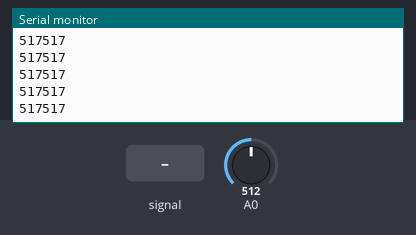
The sketch below on a simulated Arduino Uno, built with avr-gcc and run on an emulated ATmega328P. Parts: the last lines printed to the serial monitor. Inputs (shaded band) come from the test bench; at power-on: A0 = 512.

Above: at 1.2 s.
1.3 s: A0 fed a 200 Hz sine of ±81 counts around its level
At 2.4 s:
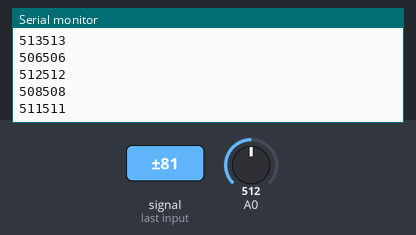
2.8 s: A0 set to 716
At 3.9 s:
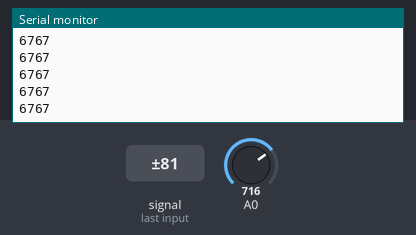
4.3 s: A0 fed a 1000 Hz sine of ±255 counts around its level
At 5.0 s:
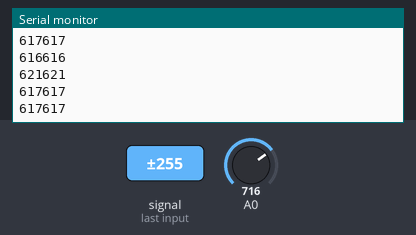
5.8 s: A0 set to 900
At 6.9 s:
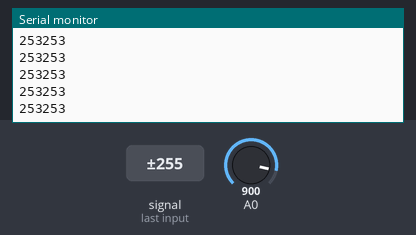
Timing chart, 0 to 8.3 s (numbered marks = the images above; inputs shaded):
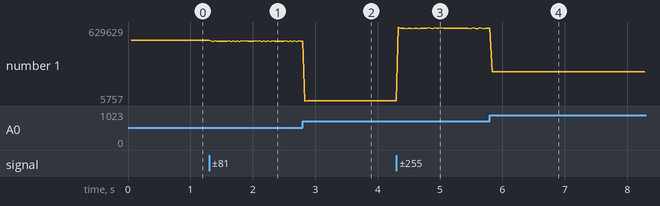

The sketch:

Sensor_code.ino
```cpp
uint16_t T_INTERVAL = 20;

uint32_t loop_time;

//Returns a boolean value to show if the time is later than a prior time interval
bool measurement(uint32_t t, uint32_t t0, uint16_t dt) {
  return ((t >= t0) && (t - t0 >= dt)) ||         // This section handles the normal case
            ((t < t0) && (t + (~t0) + 1 >= dt));  // If there is an overflow of data, handle the case
}
void setup() {
  Serial.begin(115200); // Set the Baud Rate

  loop_time = millis(); // Time since the code was started
}

void loop() {
  uint32_t t;
  uint16_t read_1, read_2, read_3, meas, min_read; // Initialize Voltage Variables

  t = millis();
  if (measurement(t, loop_time, T_INTERVAL)) {
    meas = 0;

    for (int i = 0; i <= 100; i++) { // Take 100 low readings and add them together
      read_1 = analogRead(0); // Average the readings
      read_2 = analogRead(0);
      read_3 = analogRead(0);

      min_read = min(min(read_1, read_2), read_3); // Take the lowest reading
      meas = meas + min_read; // Append the lowest reading
  }
    meas = meas/100; // Average the readings
    Serial.print(meas);
    Serial.println(meas); // Use the Serial Monitor to send the sensor data out


    loop_time = t;
  }
}
```

Measured:
- after the input at 1.3 s, the serial monitor: prints a new line at once (image 1)
- after the input at 2.8 s, the serial monitor: prints a new line at once (image 2)
- after the input at 4.3 s, the serial monitor: prints a new line at once (image 3)
- after the input at 5.8 s, the serial monitor: prints a new line at once (image 4)
- plotted number 1: 517517 → 511511 after the input at 1.3 s, 511511 → 6767 after the input at 2.8 s, 6767 → 617617 after the input at 4.3 s, 617617 → 253253 after the input at 5.8 s
